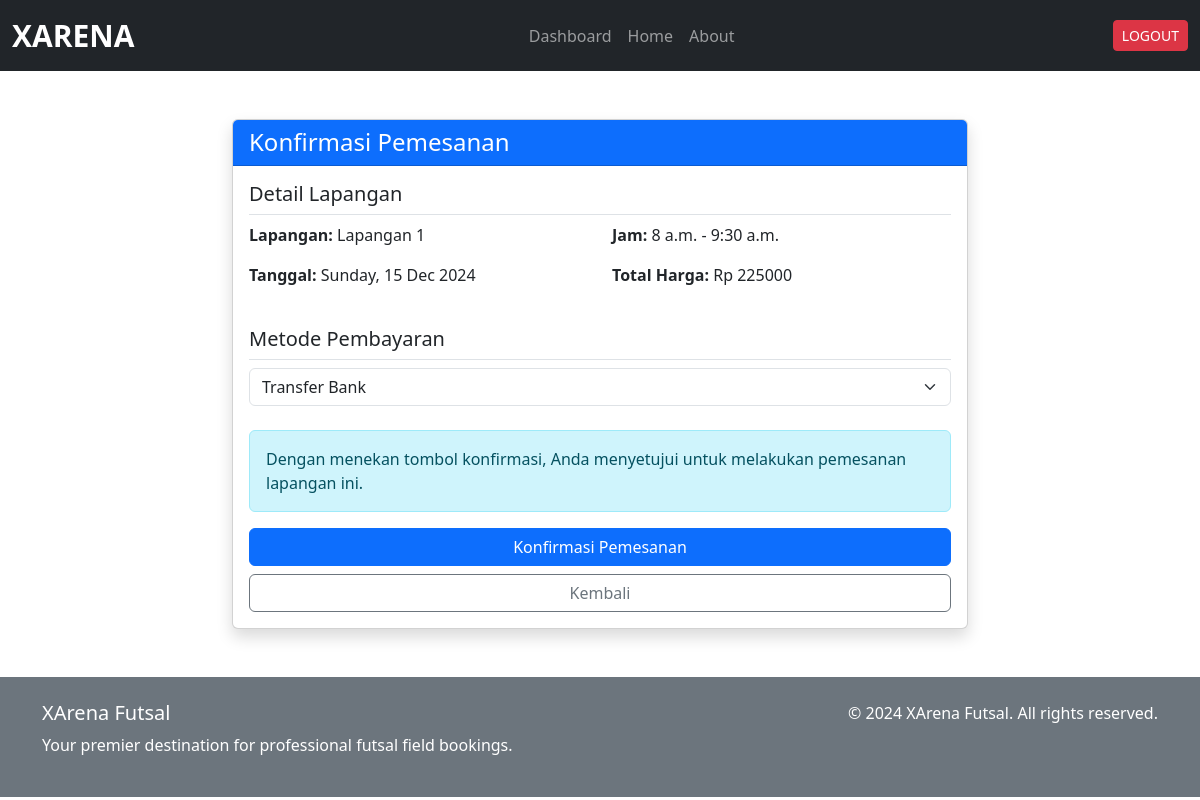
Screenshot of /konfirmasi-pemesanan/20/ (signed in) with the database file from the repository.
### xarena_app/models.py (models this page shows, shortened)
class Lapangan(models.Model):
    nama = models.CharField(max_length=100)
    deskripsi = models.TextField(max_length=500)
    harga_per_jam = models.DecimalField(max_digits=10, decimal_places=2)
    gambar = models.ImageField(upload_to='lapangan_images/', blank=True, null=True)
    is_available = models.BooleanField(default=True)

class Jadwal(models.Model):
    lapangan = models.ForeignKey(Lapangan, on_delete=models.CASCADE)
    tanggal = models.DateField()
    jam_mulai = models.TimeField()
    jam_selesai = models.TimeField()
    is_available = models.BooleanField(default=True)

### xarena_app/views.py (the view, shortened to what this page needs)
# urls.py: path('konfirmasi-pemesanan/<int:jadwal_id>/', views.PemesananCreateView.as_view(), name='konfirmasi_pemesanan'),
class PemesananCreateView(LoginRequiredMixin, CreateView):
    model = Pemesanan
    template_name = "user/konfirmasi_pemesanan.html"
    fields = ['metode_pembayaran']
    success_url = reverse_lazy('dashboard_user')
    def get_context_data(self, **kwargs):
        context = super().get_context_data(**kwargs)
        jadwal = get_object_or_404(Jadwal, id=self.kwargs['jadwal_id'])
        temp_pemesanan = Pemesanan(jadwal=jadwal)
        harga = temp_pemesanan.hitung_harga()
        context.update({
            'jadwal': jadwal,
            'lapangan': jadwal.lapangan,
            'harga': harga
        })
        return context

### xarena_app/models.py (called while the page is built)
    def hitung_harga(self):
        durasi = timedelta(
            hours=self.jadwal.jam_selesai.hour, minutes=self.jadwal.jam_selesai.minute
        ) - timedelta(
            hours=self.jadwal.jam_mulai.hour, minutes=self.jadwal.jam_mulai.minute
        )
        total_jam = Decimal(str(durasi.total_seconds() / 3600))
        return self.jadwal.lapangan.harga_per_jam * total_jam

### xarena_app/templatetags/form_tags.py (called while the page is built)
@register.filter(name='addclass')
def addclass(field, css):
    return field.as_widget(attrs={"class": css})

### templates/user/konfirmasi_pemesanan.html (shortened to what this page needs)
{% extends '../base.html' %} {% load form_tags %} {% block content %}
<div class="container py-5">
  <div class="row justify-content-center">
    <div class="col-md-8">
      <div class="card shadow">
        <div class="card-header bg-primary text-white">
          <h4 class="mb-0">Konfirmasi Pemesanan</h4>
        </div>
        <div class="card-body">
          <div class="mb-4">
            <h5 class="border-bottom pb-2">Detail Lapangan</h5>
            <div class="row">
              <div class="col-md-6">
                <p><strong>Lapangan:</strong> {{ lapangan.nama }}</p>
                <p>
                  <strong>Tanggal:</strong> {{ jadwal.tanggal|date:"l, d M Y" }}
                </p>
              </div>
              <div class="col-md-6">
                <p>
                  <strong>Jam:</strong>
                  {{ jadwal.jam_mulai }} - {{ jadwal.jam_selesai }}
                </p>
                <p>
                  <strong>Total Harga:</strong> Rp {{ harga|floatformat:0 }}
                </p>
              </div>
            </div>
          </div>
          <form method="post">
            <div class="mb-4">
              <h5 class="border-bottom pb-2">Metode Pembayaran</h5>
              {{ form.metode_pembayaran|addclass:'form-select' }}
            </div>
            <div class="alert alert-info">
              Dengan menekan tombol konfirmasi, Anda menyetujui untuk melakukan
              pemesanan lapangan ini.
            </div>
            <div class="d-grid gap-2">
              <button type="submit" class="btn btn-primary">
                Konfirmasi Pemesanan
              </button>
              <a
                href="{% url 'detail_lapangan' lapangan.id %}"
                class="btn btn-outline-secondary"
              >
                Kembali
              </a>
            </div>
          </form>
        </div>
      </div>
    </div>
  </div>
</div>
{% endblock %}

### static/css/style.css (style rules this page uses)
* { scrollbar-width: thin; scrollbar-color: #888 #f1f1f1; }

### rows the page displays
Lapangan: nama "Lapangan 1"
Jadwal: tanggal "Sunday, 15 Dec 2024", jam_mulai "8 a.m.", jam_selesai "9:30 a.m."

### other values shown
{{ harga|floatformat:0 }} "225000"
